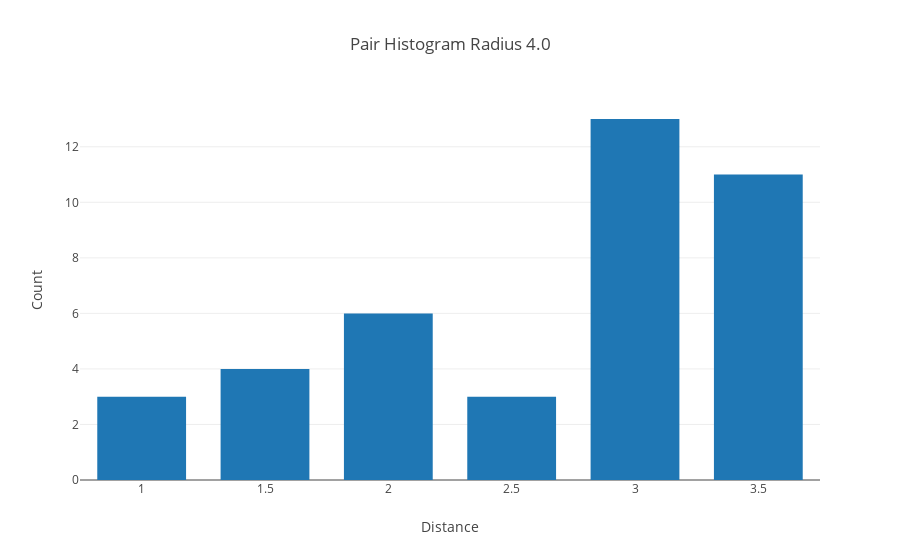

Write notebook code for a chart like this one.
### Markdown cell above
Plot histograms of pair distance for all of the studies

### Code cell
sl = pairs[max(pairs)]

for k, v in pairs[max(pairs)].items():
    before = v['paired_before']
    after = v['paired_after']
    pair_distance = np.sqrt((before['x'] - after['x'])**2 +
                        (before['y'] - after['y'])**2 +
                        (before['z'] - after['z'])**2)
                
hist_data = go.Histogram(x=pair_distance, name='Radias {0}'.format(r))

hist_layout = go.Layout(
    title='Pair Histogram Radius {0}'.format(r),
    xaxis=dict(
         title='Distance'
    ),
    yaxis=dict(
         title='Count'
        ),
    bargap=0.2,
     bargroupgap=0.1
    )

hist_fig = go.Figure(data= [hist_data], layout=hist_layout)

py.offline.iplot(hist_fig, filename='pair-distance')

### Figure 1 — Plotly figure (JSON) as saved in the notebook; plotly's stock layout.template omitted (floating-point values rounded to 4 significant figures)
{"data": [{"name": "Radias 4.0", "type": "histogram", "x": [2.828, 3.742, 2.828, 2.828, 3.317, 3, 1, 3.742, 1.414, 3.162, 2.449, 2.828, 3.317, 1.732, 3.742, 2.828, 3.162, 3.162, 3.606, 3, 1.414, 2.236, 2.449, 2.828, 3.742, 3.742, 3.742, 1, 2.449, 2, 3, 3.742, 1, 2.236, 1.414, 2.236, 2.236, 3, 3.606, 2.236]}], "layout": {"bargap": 0.2, "bargroupgap": 0.1, "title": "Pair Histogram Radius 4.0", "xaxis": {"title": "Distance"}, "yaxis": {"title": "Count"}}}
